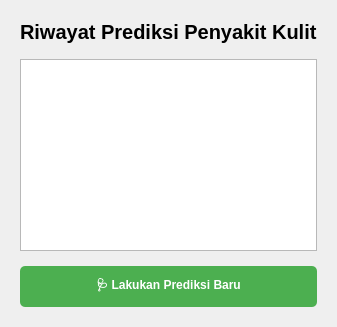
<?xml version="1.0" encoding="UTF-8"?>
<ui version="4.0">
 <class>DashboardWidget</class>
 <widget class="QWidget" name="DashboardWidget">
  <property name="windowTitle">
   <string>Dashboard</string>
  </property>
  <layout class="QVBoxLayout" name="verticalLayout">
   <property name="spacing">
    <number>15</number>
   </property>
   <property name="leftMargin">
    <number>20</number>
   </property>
   <property name="topMargin">
    <number>20</number>
   </property>
   <property name="rightMargin">
    <number>20</number>
   </property>
   <property name="bottomMargin">
    <number>20</number>
   </property>
   <item>
    <widget class="QLabel" name="titleLabel">
     <property name="text">
      <string>Riwayat Prediksi Penyakit Kulit</string>
     </property>
     <property name="styleSheet">
      <string notr="true">font-size: 20px; font-weight: bold;</string>
     </property>
    </widget>
   </item>
   <item>
    <widget class="QTableWidget" name="historyTable">
     <property name="minimumHeight">
      <number>300</number>
     </property>
     <property name="editTriggers">
      <set>QAbstractItemView::NoEditTriggers</set>
     </property>
     <property name="sortingEnabled">
      <bool>true</bool>
     </property>
    </widget>
   </item>
   <item>
    <widget class="QPushButton" name="predictButton">
     <property name="text">
      <string>🩺 Lakukan Prediksi Baru</string>
     </property>
     <property name="styleSheet">
      <string notr="true">
        padding: 10px;
        background-color: #4CAF50;
        color: white;
        font-weight: bold;
        border-radius: 5px;
      </string>
     </property>
    </widget>
   </item>
  </layout>
 </widget>
 <resources/>
 <connections/>
</ui>
